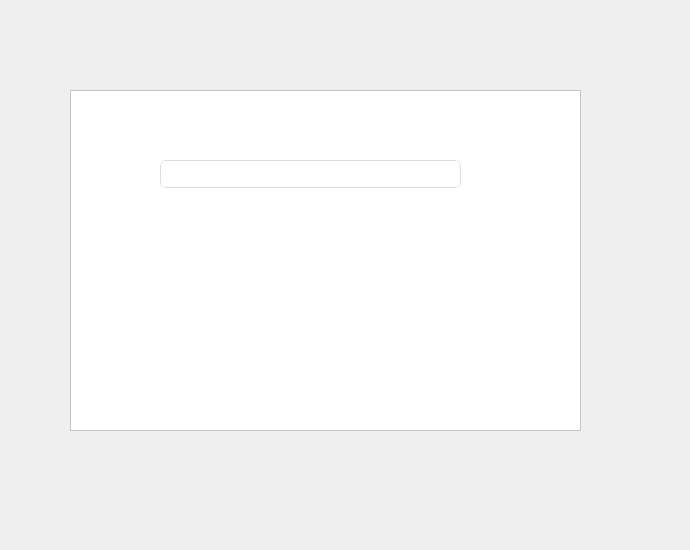
<?xml version="1.0" encoding="UTF-8"?>
<ui version="4.0">
 <class>Test</class>
 <widget class="QDialog" name="Test">
  <property name="geometry">
   <rect>
    <x>0</x>
    <y>0</y>
    <width>690</width>
    <height>550</height>
   </rect>
  </property>
  <property name="windowTitle">
   <string>Dialog</string>
  </property>
  <widget class="QFrame" name="frame">
   <property name="geometry">
    <rect>
     <x>70</x>
     <y>90</y>
     <width>511</width>
     <height>341</height>
    </rect>
   </property>
   <property name="styleSheet">
    <string notr="true">background-color: white;</string>
   </property>
   <property name="frameShape">
    <enum>QFrame::StyledPanel</enum>
   </property>
   <property name="frameShadow">
    <enum>QFrame::Raised</enum>
   </property>
   <widget class="QLineEdit" name="lineEdit">
    <property name="geometry">
     <rect>
      <x>90</x>
      <y>70</y>
      <width>301</width>
      <height>28</height>
     </rect>
    </property>
    <property name="styleSheet">
     <string notr="true">
background: white; 
    border: 1px double #DDD; 
    border-radius: 5px; 
    box-shadow: 0 0 5px #333; </string>
    </property>
   </widget>
  </widget>
 </widget>
 <resources/>
 <connections/>
</ui>
